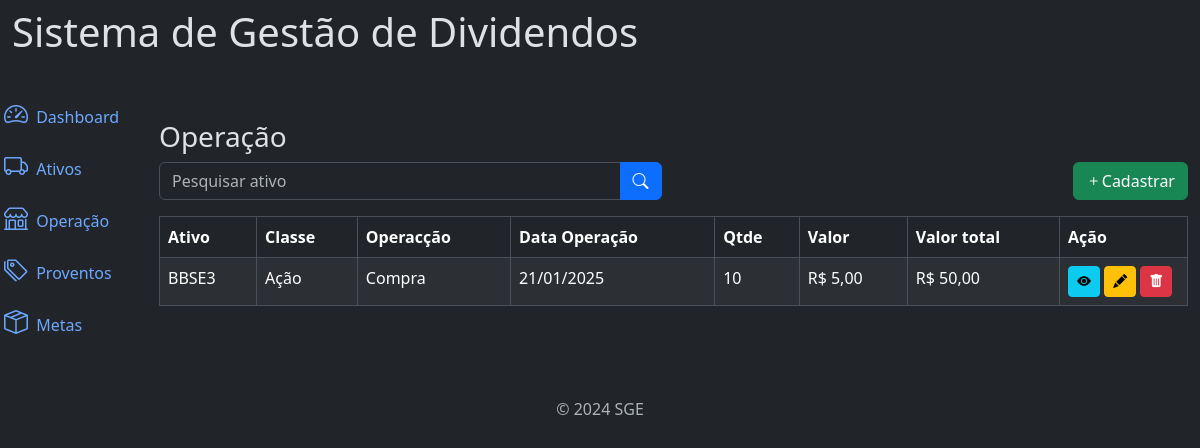
The app's page /operacao/ (signed in), older data.
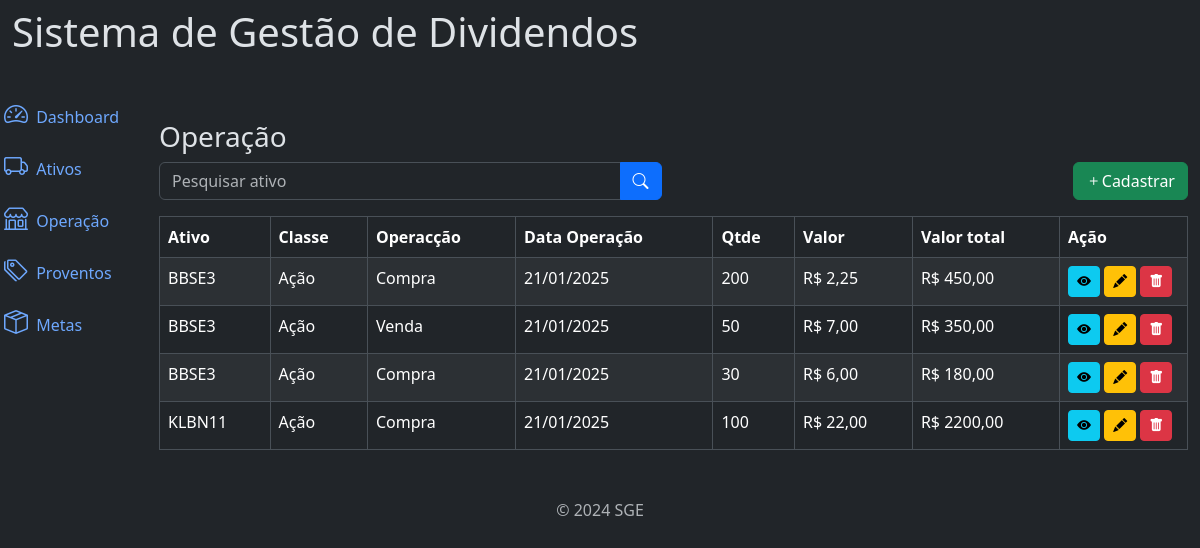
The same page, newer data.
### carteira/models.py (models this page shows, shortened)
class Operacao(models.Model):
    class Meta:
        verbose_name = "Operação"
        verbose_name_plural = "Operação"
        ordering=['-data_operacao']
    fk_user = models.ForeignKey(User, on_delete=models.CASCADE, related_name="user_operacao",  null=True) #relacionando campo com a pk da tbl user
    id_ativo = models.ForeignKey(Ativos, on_delete=models.PROTECT, null=True, blank=True, verbose_name='Ativo') #relacionando campo com a pk da tbl ativo
    classe = models.CharField(max_length=10)
    tipo_operacao = models.CharField(max_length=20, verbose_name='tipo de operação', blank=True, null=True)
    data_operacao = models.DateField(verbose_name='data da operação')
    qtd = models.IntegerField(verbose_name='quantidade')
    valor_cota = models.DecimalField(max_digits=20, decimal_places=2,verbose_name='valor da cota')
    fonte_recurso = models.CharField(max_length=20, verbose_name='Fonte de recurso', null=True, blank=True )
    valor_total = models.DecimalField(max_digits=20, decimal_places=2,verbose_name='Total da Operaçao')
    ano= models.IntegerField(verbose_name='ano', null=True, blank=True)
    created_at = models.DateTimeField(auto_now_add=True, verbose_name='criado em')
    update_at = models.DateTimeField(auto_now=True, verbose_name='atualizado em')

class Ativos(models.Model):
    class Meta:
        verbose_name = "Ativo"
        verbose_name_plural = "Ativos"
        ordering=['ativo']
    fk_user = models.ForeignKey(User, on_delete=models.CASCADE, related_name="user_ativo", null=True,) #relacionando campo com a pk da tbl user
    ativo = models.CharField(max_length=250,verbose_name='nome do ativo')
    ticket = models.CharField(max_length=10)
    classe = models.CharField(max_length=10)
    cnpj = models.CharField(max_length=20, verbose_name='CNPJ')
    setor = models.ForeignKey(SetorAtivo, on_delete=models.PROTECT, related_name="setor_ativo", verbose_name='Setor')
    qtdAtivo = models.IntegerField(verbose_name='Qtd', blank=True, null= True)
    investimento= models.DecimalField(max_digits=20, decimal_places=2, blank=True, null= True)
    dividendos= models.DecimalField(max_digits=20, decimal_places=2, blank=True, null= True)
    created_at = models.DateTimeField(auto_now_add=True, verbose_name='criado em')
    update_at = models.DateTimeField(auto_now=True, verbose_name='atualizado em')
    def __str__(self):
        return self.ticket

### carteira/views/operacao_views.py (the view)
# urls.py: path('operacao/', views.OperacaoRender.as_view(), name='list_operacao'),
class OperacaoRender(ListView):
    model = Operacao
    template_name = 'operacao/list.html'
    context_object_name = 'lists'
    ordering = '-data_operacao'
    paginate_by = 20
    def get_queryset(self):
        queryset = Operacao.objects.filter(fk_user=self.request.user).order_by(self.ordering)
        filter_name = self.request.GET.get('name')
        if filter_name:
            queryset = queryset.filter(ticket__icontains=filter_name)
        return queryset

### carteira/templates/operacao/list.html (shortened to what this page needs)
{% extends "global/base.html" %}
{% block content %}
<p class="h3">Operação</p>
    <div class="row mb-3">
        <div class="col-md-6">
            <form action="#" method="GET">
                <div class="input-group">
                    <input type="text" class="form-control" name="name" placeholder="Pesquisar ativo" value="{{ request.GET.name }}"/>
                    {% if request.GET.name %}
                        <a href="#" class="btn btn-primary">
                            <i class="bi bi-x-lg"></i>
                        </a>
                    {% else %}
                        <button type="submit" class="btn btn-primary">
                            <i class="bi bi-search"></i>
                        </button>
                    {% endif %}
                </div>
            </form>
        </div>
        <div class="col-md-6">
            <a href="#" class="btn btn-success float-end"
            data-bs-toggle="modal"
            data-bs-target="#cadastroModal"
            hx-get = {% url "create_operacao" %}
            hx-target = "#addContent"
            hx-swap = "innerHTML">
                <i class="bi bi-plus"></i>Cadastrar
            </a>
        </div>
    </div>
    <div class="table-responsive">
    {% if lists %}
       {% include "operacao/table.html" %}
    {% else %}
        <p class="h3">Nenhum registro encontrado.</p>
    {% endif %}
    </div>
{% endblock %}

### base_templates/global/base.html (shortened to what this page needs)
{% load static %}<!DOCTYPE html>
<html lang="pt-br" data-bs-theme="dark">
<head>
  <link href="https://cdn.jsdelivr.net/npm/bootstrap@5.3.3/dist/css/bootstrap.min.css" rel="stylesheet">
  <link rel="stylesheet" href="https://cdn.jsdelivr.net/npm/bootstrap-icons@1.11.3/font/bootstrap-icons.min.css">
  <link rel="stylesheet" href="{% static "global/css/style.css" %}">
</head>
<body onload="adicionarClasse()">
  {% include 'global/componentes/header.html' %}
  {% include 'global/componentes/sidebar.html' %}
    <div class="col py-3">
      <div class="container mt-4">
        <main>
          {% block content %}
          {% endblock %}
        </main>
      </div>
    </div>
  </div>
  {% include 'global/componentes/footer.html' %}
</body>
</html>

### base_templates/global/componentes/header.html
<nav class="navbar navbar-expand-lg navbar-light bg-dark">
      <div class="container-fluid">
        <p class="display-6">Sistema de Gestão de Dividendos</p>
      </div>
</nav>

### base_templates/global/componentes/sidebar.html (shortened to what this page needs)
<div class="row flex-nowrap">
    <div class="col-auto col-md-0 col-xl-0 px-0 bg-dark">
      <div class="d-flex flex-column align-items-center align-items-sm-start px-3 pt-2 text-white">
        <div class="collapse d-sm-block" id="menuCollapse">
          <ul class="nav flex-column align-items-start" id="menu">
            <li>
              <a href="#" class="nav-link px-0 align-middle">
                <i class="bi bi-speedometer2 fs-4"></i>
                <span class="ms-1">Dashboard</span>
              </a>
            </li>
              <li>
                <a href="{% url "list_ativo" %}" class="nav-link px-0 align-middle">
                  <i class="bi bi-truck fs-4"></i>
                  <span class="ms-1">Ativos</span>
                </a>
              </li>
              <li>
                <a href="{% url "list_operacao" %}" class="nav-link px-0 align-middle">
                  <i class="bi bi-shop fs-4"></i>
                  <span class="ms-1">Operação</span>
                </a>
              </li>
              <li>
                <a href="{% url "list_proventos" %}" class="nav-link px-0 align-middle">
                  <i class="bi bi-tags fs-4"></i>
                  <span class="ms-1">Proventos</span>
                </a>
              </li>
            <li>
              <a href="#" class="nav-link px-0 align-middle">
                <i class="bi bi-box-seam fs-4"></i>
                <span class="ms-1">Metas</span>
              </a>
            </li>
          </ul>
        </div>
      </div>
    </div>

### carteira/templates/operacao/table.html
<table class="table table-striped table-bordered">
    <thead>
        <tr>
            <th>Ativo</th>
            <th>Classe</th>
            <th>Operacção</th>
            <th>Data Operação</th>
            <th>Qtde</th>
            <th>Valor</th>
            <th>Valor total</th>
            <th>Ação</th>
        </tr>
    </thead>
    <tbody >
        {% for list in lists %}
            <tr>
                <td>{{ list.id_ativo }}</td>
                <td>{{ list.classe }}</td>
                <td>{{ list.tipo_operacao }}</td>
                <td>{{ list.data_operacao|date:"d/m/Y" }}</td>
                <td>{{ list.qtd }}</td>
                <td>R$ {{ list.valor_cota|floatformat:2 }}</td>
                <td>R$ {{ list.valor_total|floatformat:2 }}</td>
                <td style="width:8em">
                    <a href="#" class="btn btn-info btn-sm"><i class="bi bi-eye-fill"></i></a>
                    <a href="#" class="btn btn-warning btn-sm" data-bs-toggle="modal"
                    data-bs-target="#cadastroModal"
                    hx-get = {% url "update_operacao" list.pk %}
                    hx-target = "#addContent"
                    hx-swap = "innerHTML"
                    ><i class="bi bi-pencil-fill"></i></a>
                    <a  onclick="modal(this)"
                    data-page="operacao"
                    data-name="{{list.id_ativo}}"
                    data-id="{{list.pk}}"
                     href="#"
                     class="btn btn-danger btn-sm"><i class="bi bi-trash-fill"></i></i></a>
                </td>
            </tr>
        {% endfor %}
    </tbody>
</table>

### base_templates/global/componentes/footer.html (shortened to what this page needs)
<footer class="footer mt-auto py-3 text-center">
  <div class="container">
    <span class="text-muted">© 2024 SGE</span>
  </div>
</footer>

Row changes from the older to the newer data that the page shows:
removed Operacao: id_ativo "BBSE3", classe "Ação", tipo_operacao "Compra", data_operacao "21/01/2025", qtd "10", valor_cota "5,00", valor_total "50,00"
added Operacao: id_ativo "BBSE3", classe "Ação", tipo_operacao "Compra", data_operacao "21/01/2025", qtd "200", valor_cota "2,25", valor_total "450,00"
added Operacao: id_ativo "BBSE3", classe "Ação", tipo_operacao "Venda", data_operacao "21/01/2025", qtd "50", valor_cota "7,00", valor_total "350,00"
added Operacao: id_ativo "BBSE3", classe "Ação", tipo_operacao "Compra", data_operacao "21/01/2025", qtd "30", valor_cota "6,00", valor_total "180,00"
added Operacao: id_ativo "KLBN11", classe "Ação", tipo_operacao "Compra", data_operacao "21/01/2025", qtd "100", valor_cota "22,00", valor_total "2200,00"
